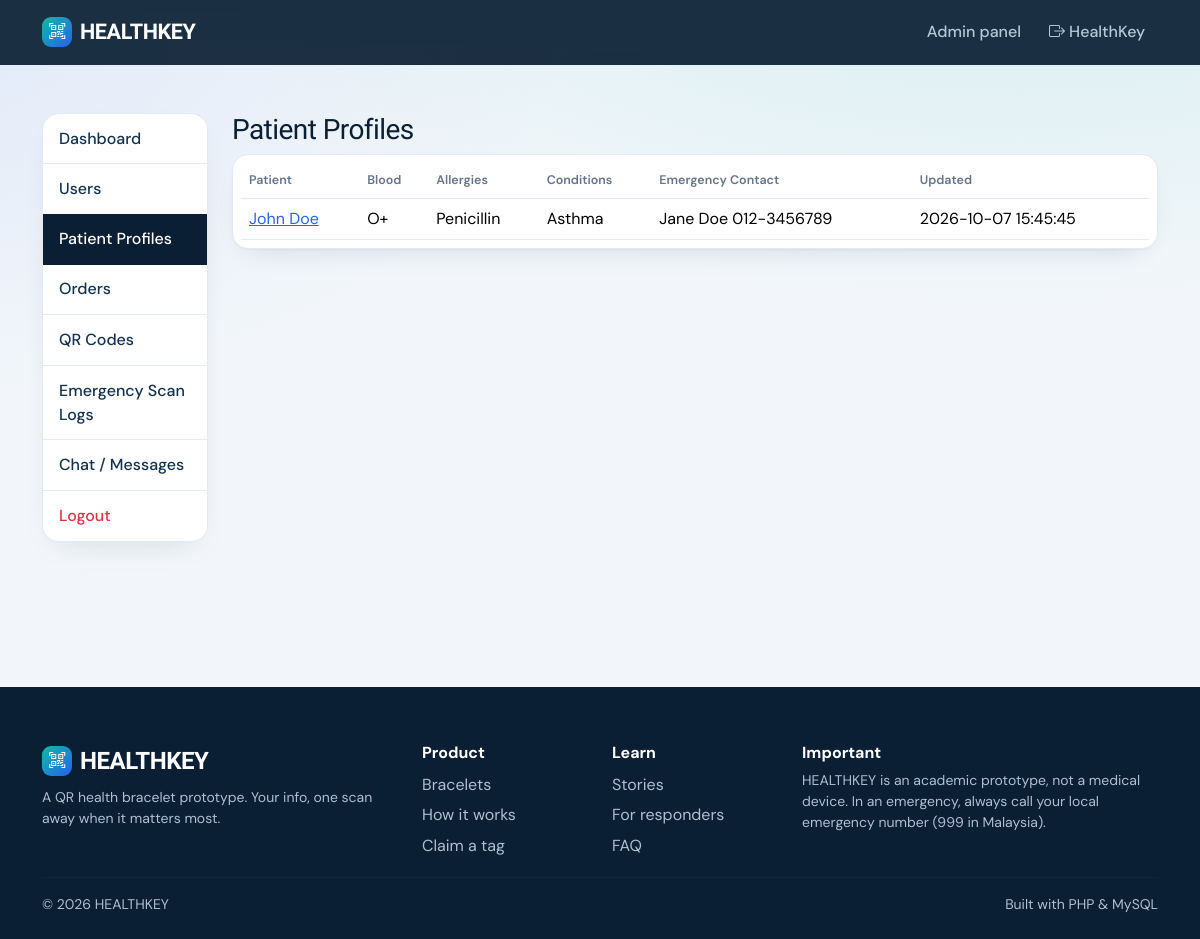
Screenshot of /admin/patients.php (signed in) with the database file from the repository.
### tables this page shows
CREATE TABLE users(id INT AUTO_INCREMENT PRIMARY KEY,name VARCHAR(100) NOT NULL,email VARCHAR(150) NOT NULL UNIQUE,password VARCHAR(255) NOT NULL,phone VARCHAR(30),role ENUM('user','admin') DEFAULT 'user',is_active TINYINT DEFAULT 1,created_at TIMESTAMP DEFAULT CURRENT_TIMESTAMP,updated_at TIMESTAMP DEFAULT CURRENT_TIMESTAMP ON UPDATE CURRENT_TIMESTAMP);

CREATE TABLE patient_profiles(id INT AUTO_INCREMENT PRIMARY KEY,user_id INT NOT NULL UNIQUE,date_of_birth DATE,blood_type VARCHAR(5),allergies TEXT,medical_conditions TEXT,medications TEXT,emergency_contact_name VARCHAR(100),emergency_contact_phone VARCHAR(30),emergency_contact_relationship VARCHAR(50),doctor_name VARCHAR(100),additional_notes TEXT,share_notes TINYINT DEFAULT 0,created_at TIMESTAMP DEFAULT CURRENT_TIMESTAMP,updated_at TIMESTAMP DEFAULT CURRENT_TIMESTAMP ON UPDATE CURRENT_TIMESTAMP,FOREIGN KEY(user_id) REFERENCES users(id) ON DELETE CASCADE);

### includes/database.php (called while the page is built)
<?php
function db(){static $p;if(!$p){$p=new PDO('mysql:host='.DB_HOST.';dbname='.DB_NAME.';charset=utf8mb4',DB_USER,DB_PASS,[PDO::ATTR_ERRMODE=>PDO::ERRMODE_EXCEPTION,PDO::ATTR_DEFAULT_FETCH_MODE=>PDO::FETCH_ASSOC]);}return $p;}
function q($sql,$a=[]){$s=db()->prepare($sql);$s->execute($a);return $s;}

### includes/auth.php (called while the page is built, shortened)
<?php
function user(){static $u=false;if($u===false){$u=!empty($_SESSION['uid'])?q('SELECT * FROM users WHERE id=? AND is_active=1',[$_SESSION['uid']])->fetch():null;}return $u?:null;}
function require_admin(){$u=user();if(!$u||$u['role']!=='admin'){http_response_code(403);die('You do not have permission to access this page.');}}

### includes/functions.php (called while the page is built, shortened)
<?php
function e($v){return htmlspecialchars((string)$v,ENT_QUOTES,'UTF-8');}

### admin/patients.php (the view, shortened to what this page needs)
<?php require '_top.php';[$pg,$off,$per]=page(0);
$rows=q("SELECT u.id uid,u.name,p.blood_type,p.allergies,p.medical_conditions,p.emergency_contact_name,p.emergency_contact_phone,p.updated_at FROM patient_profiles p JOIN users u ON u.id=p.user_id ORDER BY p.updated_at DESC LIMIT $per OFFSET $off")->fetchAll();?>
<h3>Patient Profiles</h3><div class="table-responsive card p-2"><table class="table mb-0"><tr><th>Patient</th><th>Blood</th><th>Allergies</th><th>Conditions</th><th>Emergency Contact</th><th>Updated</th></tr>
<?php foreach($rows as $r):?><tr><td><a href="user-view.php?id=<?=$r['uid']?>"><?=e($r['name'])?></a></td><td><?=e($r['blood_type'])?></td><td><?=e($r['allergies'])?></td><td><?=e($r['medical_conditions'])?></td><td><?=e($r['emergency_contact_name'].' '.$r['emergency_contact_phone'])?></td><td><?=e($r['updated_at'])?></td></tr><?php endforeach;?></table></div><?php pager($tot);?>
<?php require '_bottom.php';

### includes/header.php (shortened to what this page needs)
<?php require_once __DIR__.'/bootstrap.php'; $u=user(); $title=$title??'HEALTHKEY'; ?>
<!doctype html><html lang="en"><head><meta charset="utf-8"><meta name="viewport" content="width=device-width,initial-scale=1">
<link href="https://cdn.jsdelivr.net/npm/bootstrap@5.3.3/dist/css/bootstrap.min.css" rel="stylesheet">
<link href="https://cdn.jsdelivr.net/npm/bootstrap-icons@1.11.3/font/bootstrap-icons.css" rel="stylesheet">
<link href="<?=BASE_URL?>/assets/css/style.css" rel="stylesheet"></head><body>
<nav class="navbar navbar-expand-lg navbar-dark hk-nav"><div class="container">
<a class="navbar-brand text-white" href="<?=BASE_URL?>/"><span class="brand-dot"><i class="bi bi-qr-code-scan"></i></span>HEALTHKEY</a>
<div class="collapse navbar-collapse" id="n"><ul class="navbar-nav ms-auto align-items-lg-center">
<?php if($u&&$u['role']==='admin'):?><li class="nav-item"><a class="nav-link" href="<?=BASE_URL?>/admin/messages.php">Admin panel <span class="hk-badge" style="display:none">0</span></a></li>
<?php endif; if($u):?><li class="nav-item"><a class="nav-link" href="<?=BASE_URL?>/logout.php"><i class="bi bi-box-arrow-right"></i> <?=e(explode(' ',$u['name'])[0])?></a></li>
<?php endif;?>
</ul></div></div></nav><main class="container py-4 py-lg-5" id="top"><?=flash()?>

### assets/css/style.css (style rules this page uses)
:root { --ink:#0A1F33;--ink2:#12324F;--teal:#14B8A6;--teal-d:#0D9488;--blue:#2563EB;--alert:#F0484B;--paper:#F2F6FA;--line:#E3EAF1;--mute:#64748B;--r:16px }
* { -webkit-font-smoothing:antialiased }
body { font-family:'DM Sans',system-ui,sans-serif;background:var(--paper);color:var(--ink);background-image:radial-gradient(900px 400px at 85% -100px,rgba(20,184,166,.13),transparent),radial-gradient(700px 400px at -10% 0,rgba(37,99,235,.09),transparent);background-repeat:no-repeat }
h1,h2,h3,h4,h5,.navbar-brand,.stat { font-family:'Bricolage Grotesque','DM Sans',sans-serif;letter-spacing:-.02em }
a { color:var(--blue) }
.hk-nav { background:rgba(10,31,51,.92)!important;backdrop-filter:blur(10px);position:sticky;top:0;z-index:50;padding:.7rem 0 }
.navbar-brand { font-weight:800;font-size:1.35rem;display:flex;align-items:center;gap:.5rem }
.brand-dot { width:30px;height:30px;border-radius:9px;background:linear-gradient(135deg,var(--teal),var(--blue));display:grid;place-items:center;font-size:1rem }
.hk-nav .nav-link { color:#b8c7d6!important;font-weight:500;border-radius:10px;padding:.45rem .8rem!important;margin-left:.15rem }
.card { background:#fff;border:1px solid var(--line);border-radius:var(--r);box-shadow:0 1px 2px rgba(10,31,51,.04),0 12px 32px -18px rgba(10,31,51,.18) }
.table { --bs-table-bg:transparent }
.table th { font-size:.78rem;color:var(--mute);font-weight:600;border-bottom:1.5px solid var(--line) }
.table td { border-color:var(--line) }

### rows the page displays
users: name "HealthKey"
patient_profiles: user.name "John Doe", blood_type "O+", allergies "Penicillin", medical_conditions "Asthma", emergency_contact_name+emergency_contact_phone "Jane Doe 012-3456789", updated_at "2026-10-07 15:45:45"

### other values shown
$l "Dashboard"
$l "Users"
$l "Patient Profiles"
$l "Orders"
$l "QR Codes"
$l "Emergency Scan Logs"
$l "Chat / Messages"
